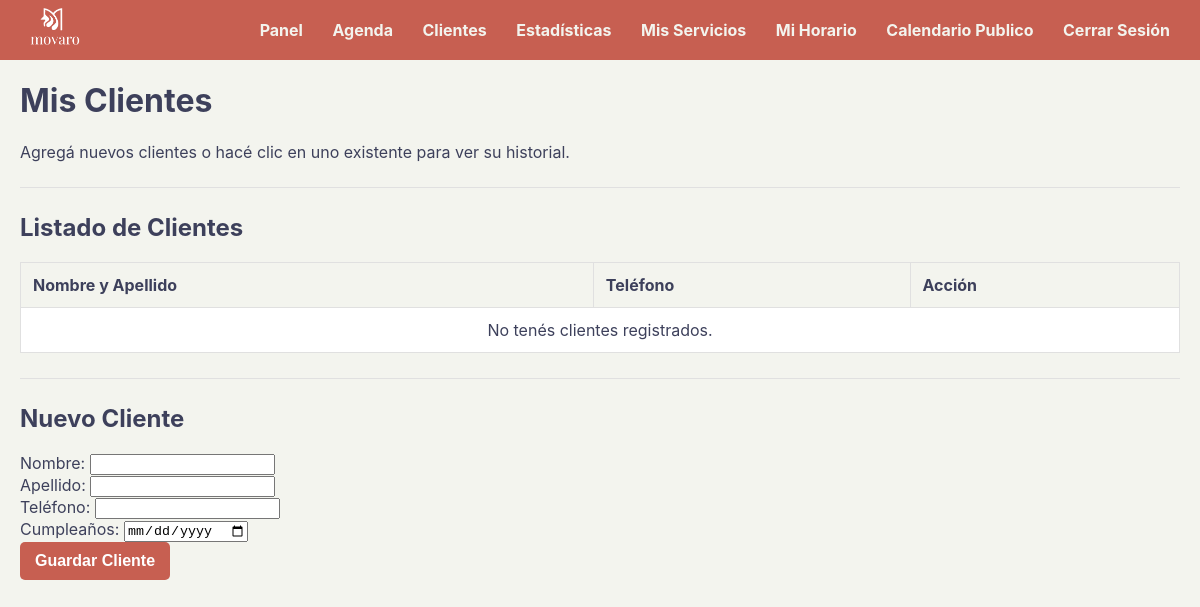
Before: /clientes (signed in) with the older database file.
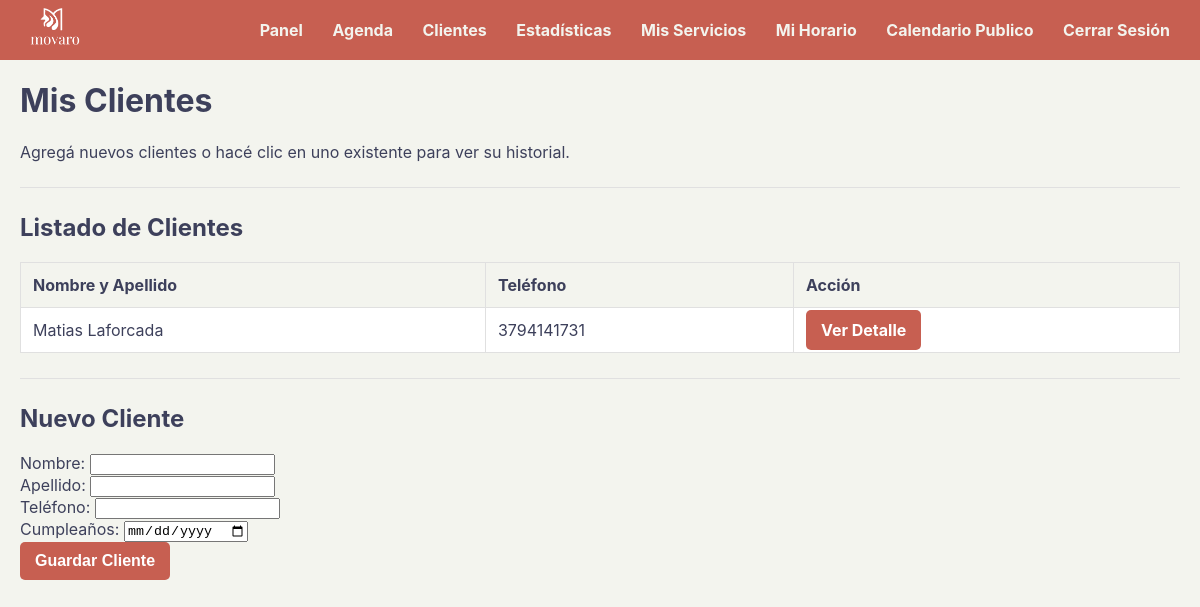
After: the same page with the newer database file.
### tables this page shows
CREATE TABLE clientes (
            id INTEGER PRIMARY KEY AUTOINCREMENT, usuario_id INTEGER NOT NULL,
            nombre TEXT NOT NULL, apellido TEXT NOT NULL,
            telefono TEXT, cumpleanos TEXT, avatar_path TEXT,
            premios_recibidos INTEGER NOT NULL DEFAULT 0,
            FOREIGN KEY (usuario_id) REFERENCES usuarios (id)
        );

### app.py (the view)
@app.route('/clientes')
def ver_clientes():
    if 'usuario_id' not in session: return redirect('/login')
    usuario_id_actual = session['usuario_id']
    conn = sqlite3.connect(DATABASE)
    conn.row_factory = sqlite3.Row
    cursor = conn.cursor()
    cursor.execute("SELECT * FROM clientes WHERE usuario_id = ? ORDER BY apellido, nombre", (usuario_id_actual,))
    clientes_del_usuario = cursor.fetchall()
    conn.close()
    return render_template('clientes.html', clientes=clientes_del_usuario)

### templates/clientes.html (shortened to what this page needs)
{% extends "base.html" %}
{% block content %}
    <h1>Mis Clientes</h1>
    <p>Agregá nuevos clientes o hacé clic en uno existente para ver su historial.</p>
    <hr>
    <div class="card">
        <h2>Listado de Clientes</h2>
        <table class="stats-table tabla-responsiva">
            <thead>
                <tr>
                    <th>Nombre y Apellido</th>
                    <th>Teléfono</th>
                    <th>Acción</th>
                </tr>
            </thead>
            <tbody>
                {% for cliente in clientes %}
                <tr>
                    <td data-label="Nombre">{{ cliente.nombre }} {{ cliente.apellido }}</td>
                    <td data-label="Teléfono">{{ cliente.telefono or 'No especificado' }}</td>
                    <td data-label="Acción">
                        <a href="/cliente/{{ cliente.id }}" class="boton-accion">Ver Detalle</a>
                    </td>
                </tr>
                {% else %}
                <tr>
                    <td colspan="3" style="text-align: center;">No tenés clientes registrados.</td>
                </tr>
                {% endfor %}
            </tbody>
        </table>
    </div>
    <hr>
    <div class="card">
        <h2>Nuevo Cliente</h2>
        <form action="/agregar_cliente" method="post">
            <div class="form-group">
                <label for="nombre">Nombre:</label>
                <input type="text" id="nombre" name="nombre" required>
            </div>
            <div class="form-group">
                <label for="apellido">Apellido:</label>
                <input type="text" id="apellido" name="apellido" required>
            </div>
            <div class="form-group">
                <label for="telefono">Teléfono:</label>
                <input type="tel" id="telefono" name="telefono">
            </div>
            <div class="form-group">
                <label for="cumpleanos">Cumpleaños:</label>
                <input type="date" id="cumpleanos" name="cumpleanos">
            </div>
            <button type="submit">Guardar Cliente</button>
        </form>
    </div>
{% endblock %}

Changed rows visible on the page:
now on this page (row edited): clientes: nombre "Matias", apellido "Laforcada", telefono "3794141731"
Other visible differences:
text no longer shown: "No tenés clientes registrados."
